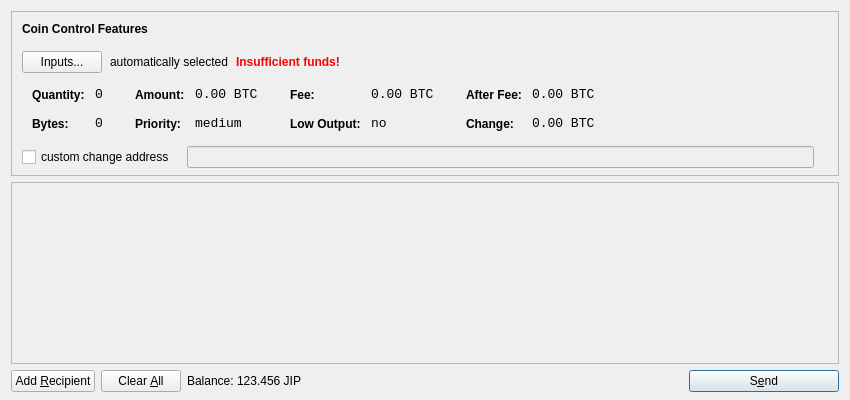
<?xml version="1.0" encoding="UTF-8"?>
<ui version="4.0">
 <class>SendCoinsDialog</class>
 <widget class="QDialog" name="SendCoinsDialog">
  <property name="geometry">
   <rect>
    <x>0</x>
    <y>0</y>
    <width>850</width>
    <height>400</height>
   </rect>
  </property>
  <property name="windowTitle">
   <string>Send Coins</string>
  </property>
  <layout class="QVBoxLayout" name="verticalLayout" stretch="0,1,0">
   <property name="bottomMargin">
    <number>8</number>
   </property>
   <item>
    <widget class="QFrame" name="frameCoinControl">
     <property name="sizePolicy">
      <sizepolicy hsizetype="Expanding" vsizetype="Expanding">
       <horstretch>0</horstretch>
       <verstretch>0</verstretch>
      </sizepolicy>
     </property>
     <property name="maximumSize">
      <size>
       <width>16777215</width>
       <height>16777215</height>
      </size>
     </property>
     <property name="frameShape">
      <enum>QFrame::StyledPanel</enum>
     </property>
     <property name="frameShadow">
      <enum>QFrame::Sunken</enum>
     </property>
     <layout class="QVBoxLayout" name="verticalLayoutCoinControl2">
      <property name="spacing">
       <number>-1</number>
      </property>
      <property name="leftMargin">
       <number>0</number>
      </property>
      <property name="topMargin">
       <number>0</number>
      </property>
      <property name="rightMargin">
       <number>0</number>
      </property>
      <property name="bottomMargin">
       <number>6</number>
      </property>
      <item>
       <layout class="QVBoxLayout" name="verticalLayoutCoinControl" stretch="0,0,0,0,1">
        <property name="spacing">
         <number>0</number>
        </property>
        <property name="leftMargin">
         <number>10</number>
        </property>
        <property name="topMargin">
         <number>10</number>
        </property>
        <item>
         <layout class="QHBoxLayout" name="horizontalLayoutCoinControl1">
          <property name="bottomMargin">
           <number>15</number>
          </property>
          <item>
           <widget class="QLabel" name="labelCoinControlFeatures">
            <property name="sizePolicy">
             <sizepolicy hsizetype="Preferred" vsizetype="Maximum">
              <horstretch>0</horstretch>
              <verstretch>0</verstretch>
             </sizepolicy>
            </property>
            <property name="font">
             <font>
              <weight>75</weight>
              <bold>true</bold>
             </font>
            </property>
            <property name="styleSheet">
             <string notr="true">font-weight:bold;</string>
            </property>
            <property name="text">
             <string>Coin Control Features</string>
            </property>
           </widget>
          </item>
         </layout>
        </item>
        <item>
         <layout class="QHBoxLayout" name="horizontalLayoutCoinControl2" stretch="0,0,0,0">
          <property name="spacing">
           <number>8</number>
          </property>
          <property name="bottomMargin">
           <number>10</number>
          </property>
          <item>
           <widget class="QPushButton" name="pushButtonCoinControl">
            <property name="styleSheet">
             <string notr="true"/>
            </property>
            <property name="text">
             <string>Inputs...</string>
            </property>
           </widget>
          </item>
          <item>
           <widget class="QLabel" name="labelCoinControlAutomaticallySelected">
            <property name="text">
             <string>automatically selected</string>
            </property>
            <property name="margin">
             <number>5</number>
            </property>
           </widget>
          </item>
          <item>
           <widget class="QLabel" name="labelCoinControlInsuffFunds">
            <property name="font">
             <font>
              <weight>75</weight>
              <bold>true</bold>
             </font>
            </property>
            <property name="styleSheet">
             <string notr="true">color:red;font-weight:bold;</string>
            </property>
            <property name="text">
             <string>Insufficient funds!</string>
            </property>
            <property name="margin">
             <number>5</number>
            </property>
           </widget>
          </item>
          <item>
           <spacer name="horizontalSpacerCoinControl">
            <property name="orientation">
             <enum>Qt::Horizontal</enum>
            </property>
            <property name="sizeHint" stdset="0">
             <size>
              <width>40</width>
              <height>1</height>
             </size>
            </property>
           </spacer>
          </item>
         </layout>
        </item>
        <item>
         <widget class="QWidget" name="widgetCoinControl" native="true">
          <property name="sizePolicy">
           <sizepolicy hsizetype="Preferred" vsizetype="Preferred">
            <horstretch>0</horstretch>
            <verstretch>0</verstretch>
           </sizepolicy>
          </property>
          <property name="minimumSize">
           <size>
            <width>0</width>
            <height>0</height>
           </size>
          </property>
          <property name="styleSheet">
           <string notr="true"/>
          </property>
          <layout class="QHBoxLayout" name="horizontalLayoutCoinControl5">
           <property name="margin">
            <number>0</number>
           </property>
           <item>
            <layout class="QHBoxLayout" name="horizontalLayoutCoinControl3" stretch="0,0,0,1">
             <property name="spacing">
              <number>20</number>
             </property>
             <property name="topMargin">
              <number>0</number>
             </property>
             <property name="bottomMargin">
              <number>10</number>
             </property>
             <item>
              <layout class="QFormLayout" name="formLayoutCoinControl1">
               <property name="horizontalSpacing">
                <number>10</number>
               </property>
               <property name="verticalSpacing">
                <number>14</number>
               </property>
               <property name="leftMargin">
                <number>10</number>
               </property>
               <property name="topMargin">
                <number>4</number>
               </property>
               <property name="rightMargin">
                <number>6</number>
               </property>
               <item row="0" column="0">
                <widget class="QLabel" name="labelCoinControlQuantityText">
                 <property name="styleSheet">
                  <string notr="true">font-weight:bold;</string>
                 </property>
                 <property name="text">
                  <string>Quantity:</string>
                 </property>
                 <property name="margin">
                  <number>0</number>
                 </property>
                </widget>
               </item>
               <item row="0" column="1">
                <widget class="QLabel" name="labelCoinControlQuantity">
                 <property name="font">
                  <font>
                   <family>Monospace</family>
                   <pointsize>10</pointsize>
                  </font>
                 </property>
                 <property name="cursor">
                  <cursorShape>IBeamCursor</cursorShape>
                 </property>
                 <property name="contextMenuPolicy">
                  <enum>Qt::ActionsContextMenu</enum>
                 </property>
                 <property name="text">
                  <string notr="true">0</string>
                 </property>
                 <property name="margin">
                  <number>0</number>
                 </property>
                 <property name="textInteractionFlags">
                  <set>Qt::LinksAccessibleByMouse|Qt::TextSelectableByKeyboard|Qt::TextSelectableByMouse</set>
                 </property>
                </widget>
               </item>
               <item row="1" column="0">
                <widget class="QLabel" name="labelCoinControlBytesText">
                 <property name="styleSheet">
                  <string notr="true">font-weight:bold;</string>
                 </property>
                 <property name="text">
                  <string>Bytes:</string>
                 </property>
                </widget>
               </item>
               <item row="1" column="1">
                <widget class="QLabel" name="labelCoinControlBytes">
                 <property name="font">
                  <font>
                   <family>Monospace</family>
                   <pointsize>10</pointsize>
                  </font>
                 </property>
                 <property name="cursor">
                  <cursorShape>IBeamCursor</cursorShape>
                 </property>
                 <property name="contextMenuPolicy">
                  <enum>Qt::ActionsContextMenu</enum>
                 </property>
                 <property name="text">
                  <string notr="true">0</string>
                 </property>
                 <property name="textInteractionFlags">
                  <set>Qt::LinksAccessibleByMouse|Qt::TextSelectableByKeyboard|Qt::TextSelectableByMouse</set>
                 </property>
                </widget>
               </item>
              </layout>
             </item>
             <item>
              <layout class="QFormLayout" name="formLayoutCoinControl2">
               <property name="horizontalSpacing">
                <number>10</number>
               </property>
               <property name="verticalSpacing">
                <number>14</number>
               </property>
               <property name="leftMargin">
                <number>6</number>
               </property>
               <property name="topMargin">
                <number>4</number>
               </property>
               <property name="rightMargin">
                <number>6</number>
               </property>
               <item row="0" column="0">
                <widget class="QLabel" name="labelCoinControlAmountText">
                 <property name="styleSheet">
                  <string notr="true">font-weight:bold;</string>
                 </property>
                 <property name="text">
                  <string>Amount:</string>
                 </property>
                 <property name="margin">
                  <number>0</number>
                 </property>
                </widget>
               </item>
               <item row="0" column="1">
                <widget class="QLabel" name="labelCoinControlAmount">
                 <property name="font">
                  <font>
                   <family>Monospace</family>
                   <pointsize>10</pointsize>
                  </font>
                 </property>
                 <property name="cursor">
                  <cursorShape>IBeamCursor</cursorShape>
                 </property>
                 <property name="contextMenuPolicy">
                  <enum>Qt::ActionsContextMenu</enum>
                 </property>
                 <property name="text">
                  <string notr="true">0.00 BTC</string>
                 </property>
                 <property name="textInteractionFlags">
                  <set>Qt::LinksAccessibleByMouse|Qt::TextSelectableByKeyboard|Qt::TextSelectableByMouse</set>
                 </property>
                </widget>
               </item>
               <item row="1" column="0">
                <widget class="QLabel" name="labelCoinControlPriorityText">
                 <property name="styleSheet">
                  <string notr="true">font-weight:bold;</string>
                 </property>
                 <property name="text">
                  <string>Priority:</string>
                 </property>
                </widget>
               </item>
               <item row="1" column="1">
                <widget class="QLabel" name="labelCoinControlPriority">
                 <property name="font">
                  <font>
                   <family>Monospace</family>
                   <pointsize>10</pointsize>
                  </font>
                 </property>
                 <property name="cursor">
                  <cursorShape>IBeamCursor</cursorShape>
                 </property>
                 <property name="contextMenuPolicy">
                  <enum>Qt::ActionsContextMenu</enum>
                 </property>
                 <property name="text">
                  <string>medium</string>
                 </property>
                 <property name="textInteractionFlags">
                  <set>Qt::LinksAccessibleByMouse|Qt::TextSelectableByKeyboard|Qt::TextSelectableByMouse</set>
                 </property>
                </widget>
               </item>
              </layout>
             </item>
             <item>
              <layout class="QFormLayout" name="formLayoutCoinControl3">
               <property name="horizontalSpacing">
                <number>10</number>
               </property>
               <property name="verticalSpacing">
                <number>14</number>
               </property>
               <property name="leftMargin">
                <number>6</number>
               </property>
               <property name="topMargin">
                <number>4</number>
               </property>
               <property name="rightMargin">
                <number>6</number>
               </property>
               <item row="0" column="0">
                <widget class="QLabel" name="labelCoinControlFeeText">
                 <property name="styleSheet">
                  <string notr="true">font-weight:bold;</string>
                 </property>
                 <property name="text">
                  <string>Fee:</string>
                 </property>
                 <property name="margin">
                  <number>0</number>
                 </property>
                </widget>
               </item>
               <item row="0" column="1">
                <widget class="QLabel" name="labelCoinControlFee">
                 <property name="font">
                  <font>
                   <family>Monospace</family>
                   <pointsize>10</pointsize>
                  </font>
                 </property>
                 <property name="cursor">
                  <cursorShape>IBeamCursor</cursorShape>
                 </property>
                 <property name="contextMenuPolicy">
                  <enum>Qt::ActionsContextMenu</enum>
                 </property>
                 <property name="text">
                  <string notr="true">0.00 BTC</string>
                 </property>
                 <property name="textInteractionFlags">
                  <set>Qt::LinksAccessibleByMouse|Qt::TextSelectableByKeyboard|Qt::TextSelectableByMouse</set>
                 </property>
                </widget>
               </item>
               <item row="1" column="0">
                <widget class="QLabel" name="labelCoinControlLowOutputText">
                 <property name="styleSheet">
                  <string notr="true">font-weight:bold;</string>
                 </property>
                 <property name="text">
                  <string>Low Output:</string>
                 </property>
                </widget>
               </item>
               <item row="1" column="1">
                <widget class="QLabel" name="labelCoinControlLowOutput">
                 <property name="font">
                  <font>
                   <family>Monospace</family>
                   <pointsize>10</pointsize>
                  </font>
                 </property>
                 <property name="cursor">
                  <cursorShape>IBeamCursor</cursorShape>
                 </property>
                 <property name="contextMenuPolicy">
                  <enum>Qt::ActionsContextMenu</enum>
                 </property>
                 <property name="text">
                  <string>no</string>
                 </property>
                 <property name="textInteractionFlags">
                  <set>Qt::LinksAccessibleByMouse|Qt::TextSelectableByKeyboard|Qt::TextSelectableByMouse</set>
                 </property>
                </widget>
               </item>
              </layout>
             </item>
             <item>
              <layout class="QFormLayout" name="formLayoutCoinControl4">
               <property name="horizontalSpacing">
                <number>10</number>
               </property>
               <property name="verticalSpacing">
                <number>14</number>
               </property>
               <property name="leftMargin">
                <number>6</number>
               </property>
               <property name="topMargin">
                <number>4</number>
               </property>
               <property name="rightMargin">
                <number>6</number>
               </property>
               <item row="0" column="0">
                <widget class="QLabel" name="labelCoinControlAfterFeeText">
                 <property name="styleSheet">
                  <string notr="true">font-weight:bold;</string>
                 </property>
                 <property name="text">
                  <string>After Fee:</string>
                 </property>
                 <property name="margin">
                  <number>0</number>
                 </property>
                </widget>
               </item>
               <item row="0" column="1">
                <widget class="QLabel" name="labelCoinControlAfterFee">
                 <property name="font">
                  <font>
                   <family>Monospace</family>
                   <pointsize>10</pointsize>
                  </font>
                 </property>
                 <property name="cursor">
                  <cursorShape>IBeamCursor</cursorShape>
                 </property>
                 <property name="contextMenuPolicy">
                  <enum>Qt::ActionsContextMenu</enum>
                 </property>
                 <property name="text">
                  <string notr="true">0.00 BTC</string>
                 </property>
                 <property name="textInteractionFlags">
                  <set>Qt::LinksAccessibleByMouse|Qt::TextSelectableByKeyboard|Qt::TextSelectableByMouse</set>
                 </property>
                </widget>
               </item>
               <item row="1" column="0">
                <widget class="QLabel" name="labelCoinControlChangeText">
                 <property name="styleSheet">
                  <string notr="true">font-weight:bold;</string>
                 </property>
                 <property name="text">
                  <string>Change:</string>
                 </property>
                </widget>
               </item>
               <item row="1" column="1">
                <widget class="QLabel" name="labelCoinControlChange">
                 <property name="font">
                  <font>
                   <family>Monospace</family>
                   <pointsize>10</pointsize>
                  </font>
                 </property>
                 <property name="cursor">
                  <cursorShape>IBeamCursor</cursorShape>
                 </property>
                 <property name="contextMenuPolicy">
                  <enum>Qt::ActionsContextMenu</enum>
                 </property>
                 <property name="text">
                  <string notr="true">0.00 BTC</string>
                 </property>
                 <property name="textInteractionFlags">
                  <set>Qt::LinksAccessibleByMouse|Qt::TextSelectableByKeyboard|Qt::TextSelectableByMouse</set>
                 </property>
                </widget>
               </item>
              </layout>
             </item>
            </layout>
           </item>
          </layout>
         </widget>
        </item>
        <item>
         <layout class="QHBoxLayout" name="horizontalLayoutCoinControl4" stretch="0,0,0">
          <property name="spacing">
           <number>12</number>
          </property>
          <property name="sizeConstraint">
           <enum>QLayout::SetDefaultConstraint</enum>
          </property>
          <property name="topMargin">
           <number>5</number>
          </property>
          <property name="rightMargin">
           <number>5</number>
          </property>
          <item>
           <widget class="QCheckBox" name="checkBoxCoinControlChange">
            <property name="text">
             <string>custom change address</string>
            </property>
           </widget>
          </item>
          <item>
           <widget class="QLineEdit" name="lineEditCoinControlChange">
            <property name="enabled">
             <bool>false</bool>
            </property>
            <property name="sizePolicy">
             <sizepolicy hsizetype="Expanding" vsizetype="Fixed">
              <horstretch>0</horstretch>
              <verstretch>0</verstretch>
             </sizepolicy>
            </property>
           </widget>
          </item>
          <item>
           <widget class="QLabel" name="labelCoinControlChangeLabel">
            <property name="sizePolicy">
             <sizepolicy hsizetype="Preferred" vsizetype="Expanding">
              <horstretch>0</horstretch>
              <verstretch>0</verstretch>
             </sizepolicy>
            </property>
            <property name="minimumSize">
             <size>
              <width>0</width>
              <height>0</height>
             </size>
            </property>
            <property name="text">
             <string/>
            </property>
            <property name="margin">
             <number>3</number>
            </property>
           </widget>
          </item>
         </layout>
        </item>
        <item>
         <spacer name="verticalSpacerCoinControl">
          <property name="orientation">
           <enum>Qt::Vertical</enum>
          </property>
          <property name="sizeHint" stdset="0">
           <size>
            <width>800</width>
            <height>1</height>
           </size>
          </property>
         </spacer>
        </item>
       </layout>
      </item>
     </layout>
    </widget>
   </item>
   <item>
    <widget class="QScrollArea" name="scrollArea">
     <property name="widgetResizable">
      <bool>true</bool>
     </property>
     <widget class="QWidget" name="scrollAreaWidgetContents">
      <property name="geometry">
       <rect>
        <x>0</x>
        <y>0</y>
        <width>830</width>
        <height>165</height>
       </rect>
      </property>
      <layout class="QVBoxLayout" name="verticalLayout_2">
       <property name="margin">
        <number>0</number>
       </property>
       <item>
        <layout class="QVBoxLayout" name="entries">
         <property name="spacing">
          <number>6</number>
         </property>
        </layout>
       </item>
       <item>
        <spacer name="verticalSpacer">
         <property name="orientation">
          <enum>Qt::Vertical</enum>
         </property>
         <property name="sizeHint" stdset="0">
          <size>
           <width>20</width>
           <height>40</height>
          </size>
         </property>
        </spacer>
       </item>
      </layout>
     </widget>
    </widget>
   </item>
   <item>
    <layout class="QHBoxLayout" name="horizontalLayout">
     <item>
      <widget class="QPushButton" name="addButton">
       <property name="toolTip">
        <string>Send to multiple recipients at once</string>
       </property>
       <property name="text">
        <string>Add &amp;Recipient</string>
       </property>
       <property name="icon">
        <iconset resource="../bitcoin.qrc">
         <normaloff>:/icons/add</normaloff>:/icons/add</iconset>
       </property>
       <property name="autoDefault">
        <bool>false</bool>
       </property>
      </widget>
     </item>
     <item>
      <widget class="QPushButton" name="clearButton">
       <property name="sizePolicy">
        <sizepolicy hsizetype="Minimum" vsizetype="Fixed">
         <horstretch>0</horstretch>
         <verstretch>0</verstretch>
        </sizepolicy>
       </property>
       <property name="toolTip">
        <string>Remove all transaction fields</string>
       </property>
       <property name="text">
        <string>Clear &amp;All</string>
       </property>
       <property name="icon">
        <iconset resource="../bitcoin.qrc">
         <normaloff>:/icons/remove</normaloff>:/icons/remove</iconset>
       </property>
       <property name="autoRepeatDelay">
        <number>300</number>
       </property>
       <property name="autoDefault">
        <bool>false</bool>
       </property>
      </widget>
     </item>
     <item>
      <layout class="QHBoxLayout" name="horizontalLayout_2">
       <property name="spacing">
        <number>3</number>
       </property>
       <item>
        <widget class="QLabel" name="label">
         <property name="text">
          <string>Balance:</string>
         </property>
        </widget>
       </item>
       <item>
        <widget class="QLabel" name="labelBalance">
         <property name="cursor">
          <cursorShape>IBeamCursor</cursorShape>
         </property>
         <property name="text">
          <string>123.456 JIP</string>
         </property>
         <property name="textInteractionFlags">
          <set>Qt::LinksAccessibleByMouse|Qt::TextSelectableByKeyboard|Qt::TextSelectableByMouse</set>
         </property>
        </widget>
       </item>
      </layout>
     </item>
     <item>
      <spacer name="horizontalSpacer">
       <property name="orientation">
        <enum>Qt::Horizontal</enum>
       </property>
       <property name="sizeHint" stdset="0">
        <size>
         <width>40</width>
         <height>20</height>
        </size>
       </property>
      </spacer>
     </item>
     <item>
      <widget class="QPushButton" name="sendButton">
       <property name="minimumSize">
        <size>
         <width>150</width>
         <height>0</height>
        </size>
       </property>
       <property name="toolTip">
        <string>Confirm the send action</string>
       </property>
       <property name="text">
        <string>S&amp;end</string>
       </property>
       <property name="icon">
        <iconset resource="../bitcoin.qrc">
         <normaloff>:/icons/send</normaloff>:/icons/send</iconset>
       </property>
       <property name="default">
        <bool>true</bool>
       </property>
      </widget>
     </item>
    </layout>
   </item>
  </layout>
 </widget>
 <resources>
  <include location="../bitcoin.qrc"/>
 </resources>
 <connections/>
</ui>
